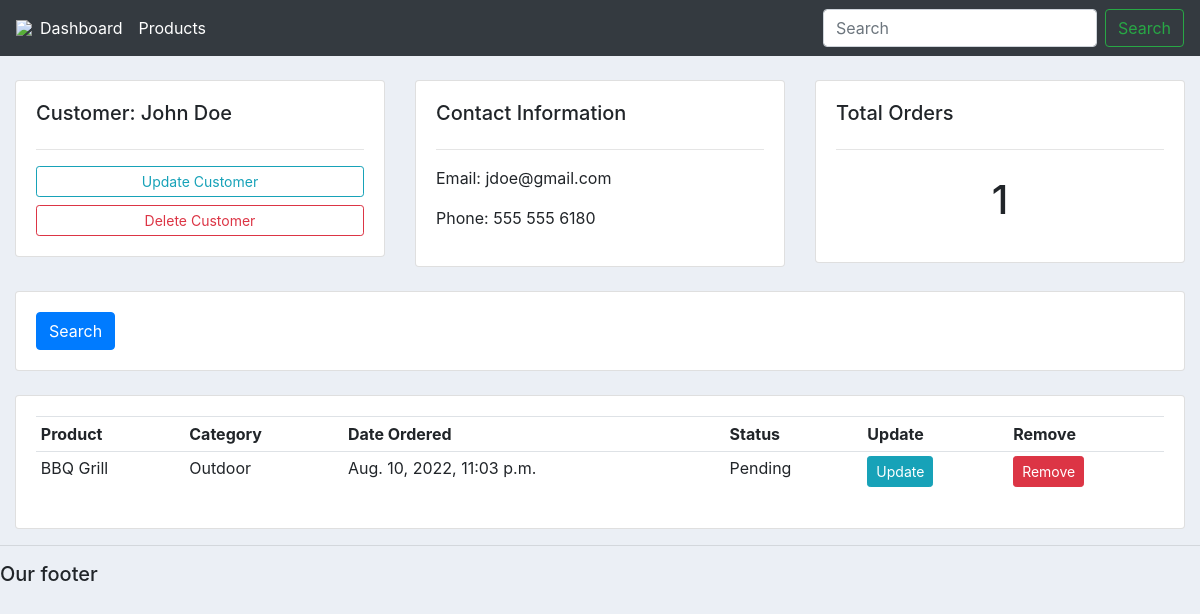
The app's page /customer/1/ with its own data.
### accounts/models.py (models this page shows, shortened)
class Customer(models.Model):
    name = models.CharField(max_length=200, null = True)
    phone = models.CharField(max_length=200, null = True)
    email = models.CharField(max_length=200, null = True)
    date_created = models.DateTimeField(auto_now_add=True, null = True)

class Order(models.Model):
    STATUS  = (
            ('Pending', 'Pending'),
            ('Out for Delivery', 'Out for Delivery'),
            ('Delivered', 'Delivered')
    )
    customer = models.ForeignKey(Customer, null = True, on_delete=models.SET_NULL)
    product = models.ForeignKey(Product, null = True, on_delete=models.SET_NULL)
    date_created = models.DateTimeField(auto_now_add=True, null = True)
    status = models.CharField(max_length = 200, null = True, choices = STATUS)

class Product(models.Model):
    CATEGORY  = (
            ('Indoor', 'Indoor'),
            ('Outdoor', 'Outdoor'),
    )
    name = models.CharField(max_length=200, null = True)
    price = models.FloatField(null = True)
    category = models.CharField(max_length=200, null = True, choices=CATEGORY)
    description = models.CharField(max_length=200, null = True, blank=True)
    date_created = models.DateTimeField(auto_now_add=True, null = True)
    tags = models.ManyToManyField(Tag)
    def __str__(self):
        return self.name

### accounts/views.py (the view)
# urls.py: path('customer/<str:pk_test>/', views.customer, name="customer"),
def customer(request, pk_test):
    customer = Customer.objects.get(id=pk_test)
    orders = customer.order_set.all()
    order_count = orders.count()
    context = {'customer':customer,'orders':orders,'order_count':order_count}
    return render(request, 'accounts/customer.html', context)

### accounts/templates/accounts/customer.html
{%  extends 'accounts/main.html' %}
{% block content %}
	<br>
<div class="row">
	<div class="col-md">
		<div class="card card-body">
			<h5>Customer: {{customer.name}}</h5>
			<hr>
			<a class="btn btn-outline-info  btn-sm btn-block" href="">Update Customer</a>
			<a class="btn btn-outline-danger  btn-sm btn-block" href="">Delete Customer</a>
		</div>
	</div>
	<div class="col-md">
		<div class="card card-body">
			<h5>Contact Information</h5>
			<hr>
			<p>Email: {{customer.email}}</p>
			<p>Phone: {{customer.phone}}</p>
		</div>
	</div>
	<div class="col-md">
		<div class="card card-body">
			<h5>Total Orders</h5>
			<hr>
			<h1 style="text-align: center;padding: 10px">{{order_count}}</h1>
		</div>
	</div>
</div>
<br>
<div class="row">
	<div class="col">
		<div class="card card-body">
			<form method="get">
		    <button class="btn btn-primary" type="submit">Search</button>
		  </form>
		</div>
	</div>
</div>
<br>
<div class="row">
	<div class="col-md">
		<div class="card card-body">
			<table class="table table-sm">
				<tr>
					<th>Product</th>
					<th>Category</th>
					<th>Date Ordered</th>
					<th>Status</th>
					<th>Update</th>
					<th>Remove</th>
				</tr>
				{% for order in orders %}
				<tr>
					<td>{{order.product}}</td>
					<td>{{order.product.category}}</td>
					<td>{{order.product.date_created}}</td>
					<td>{{order.status}}</td>
					<td><a class="btn btn-sm btn-info" href="">Update</td>
					<td><a class="btn btn-sm btn-danger" href="">Remove</td>
				</tr>
				{% endfor %}
			</table>
		</div>
	</div>
</div>
{% endblock %}

### static/css/main.css (style rules this page uses)
body { background-color: #ebeff5; }

### records on screen
Customer: name "John Doe", email "jdoe@gmail.com", phone "555 555 6180"
Order: product "BBQ Grill", product.category "Outdoor", product.date_created "Aug. 10, 2022, 11:03 p.m.", status "Pending"

### other values on screen
{{ order_count }} "1"
